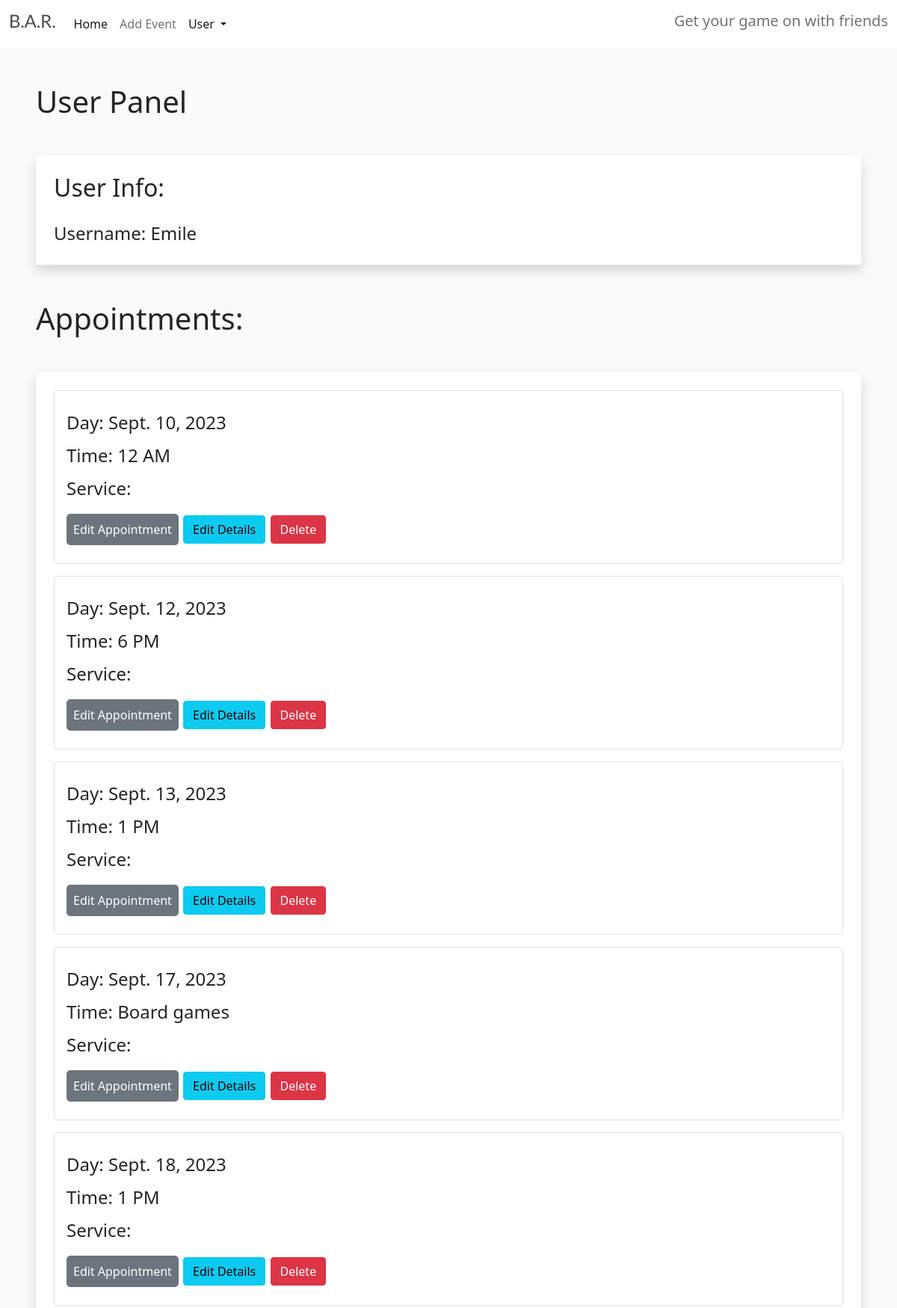
The app's page /user-panel (signed in, upper part), older data.
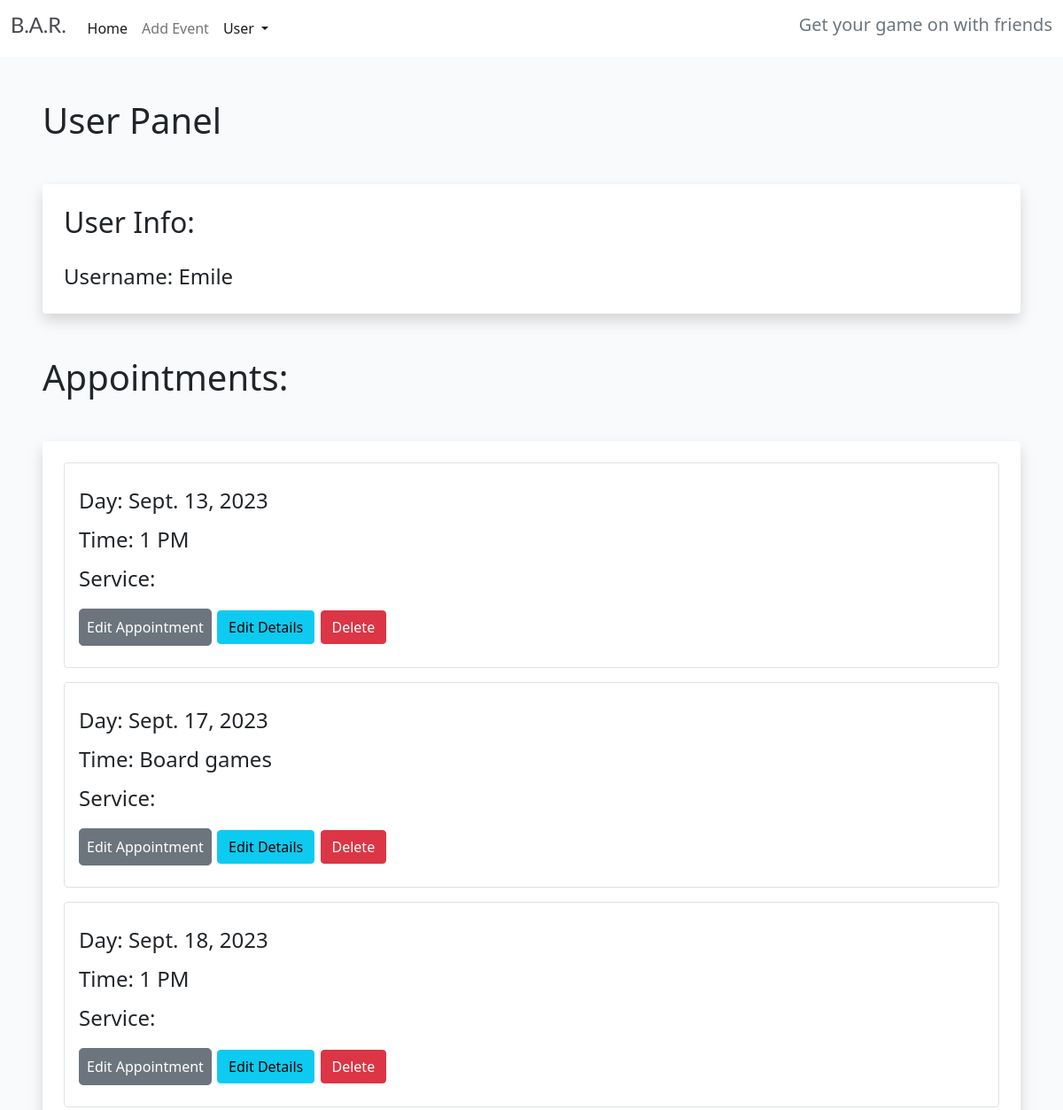
The same page, newer data.
### game_dates/models.py (models this page shows, shortened)
class Appointment(models.Model):
    user = models.ForeignKey(
        User, on_delete=models.CASCADE, null=True, blank=True)
    type = models.CharField(
        max_length=50, choices=SERVICE_CHOICES, default="Online gaming")
    day = models.DateField(default=datetime.now)
    time = models.CharField(
        max_length=24, choices=TIME_CHOICES)
    updated_on = models.DateTimeField(auto_now=True)
    description = models.CharField(
        max_length=50, null=True)
    content = models.TextField()
    created_on = models.DateTimeField(auto_now_add=True)
    approved = models.BooleanField(default=True)
    attending = models.ManyToManyField(
        User, related_name='event_attending', blank=True)
    class Meta:
        ordering = ["-created_on"]

### game_dates/views.py (the view)
# urls.py: path('user-panel', views.userPanel, name='userPanel'),
def userPanel(request):
    user = request.user
    appointments = Appointment.objects.filter(user=user).order_by(
        'day', 'time')
    return render(request, 'userPanel.html', {
        'user': user,
        'appointments': appointments,
    })

### game_dates/templates/userPanel.html
{% extends "base.html" %}
{% block content %}
{% if user.is_authenticated %}
<h1 class=" ms-5 mt-5 ">User Panel</h1>
<div class="shadow p-4 mb-5 bg-body bg-body rounded text-black  m-5 ">
    <h2 class="">User Info:</h2>
    <ul class="list-group fs-4 mt-3">
            <li class="list-group mt-2">Username: {{ user.username }}</li>
    </ul>
</div>
{% if appointments.count > 0 %}
<div class="mt-5 ">
    <h1 class=" ms-5">Appointments:</h1>
    <div class="shadow p-4 mb-3 bg-body bg-body rounded text-black  m-5">
        {% for appointment in appointments %}
        <div class="list-group fs-4 border p-3 mb-3">
            <p class="list-group mt-2">Day: {{ appointment.day }}</p>
            <p class="list-group mt-2">Time: {{ appointment.time }}</p>
            <p class="list-group mt-2">Service: {{ appointment.service }}</p>
            <div class="mt-3 mb-2">
                <a class="btn btn-secondary rounded-3 p-2" href="{% url 'bookingUpdate' appointment.id %}">Edit Appointment</a>
                <a href="{% url 'bookingUpdate' appointment.id %}" class="btn btn-info">Edit Details</a>
                <a href="{% url 'bookingDelete' appointment.id %}" class="btn btn-danger">Delete</a>
            </div>
        </div>
        {% endfor %}
    </div>
</div>
{% endif %}
{% else %}
<div class="shadow p-4 mb-5 bg-body bg-body rounded text-black  m-5">
    <h1 class="p-2  ms-3">First Sign in!</h1>
    <a href="{% url 'login' %}" class="btn btn-primary text-white">Sign in</a>
</div>
{% endif %}
{% endblock %}

Row changes from the older to the newer data that the page shows:
removed Appointment: day "Sept. 10, 2023", time "12 AM"
removed Appointment: day "Sept. 12, 2023", time "6 PM"
